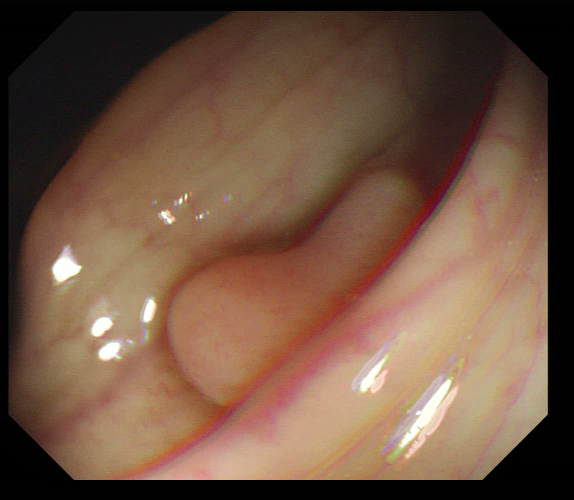
#> input picture dataset/test/Good/102.tiff, 574 x 500 px, given as the content of the folder dataset/test/Good/102.tiff, which was not available
$ python BoW.py --train_path dataset/test/Good/102.tiff --test_path dataset/test/Good/106.tiff
#> lines starting #> are read from the running program, lines starting #| are printed output that depends on the picture; pictures that were not available may be replaced by others from this repository, and a replacement may not be noted
import argparse
import cv2
import numpy as np
import os
from sklearn.cluster import KMeans
from sklearn.svm import SVC
from sklearn.preprocessing import StandardScaler
from matplotlib import pyplot as plt
from sklearn import svm, datasets
from sklearn.model_selection import train_test_split
from sklearn.metrics import confusion_matrix
from sklearn.utils.multiclass import unique_labels
from sklearn.metrics.pairwise import chi2_kernel
from sklearn.model_selection import GridSearchCV
from sklearn.metrics import accuracy_score

def getFiles(train, path):
    images = []
    count = 0
    for folder in os.listdir(path):
        for file in  os.listdir(os.path.join(path, folder)):
            images.append(os.path.join(path, os.path.join(folder, file)))

    if(train is True):
        np.random.shuffle(images)

    return images

def getDescriptors(sift, img):
    kp, des = sift.detectAndCompute(img, None)
    return des

def readImage(img_path):
    img = cv2.imread(img_path, 0)
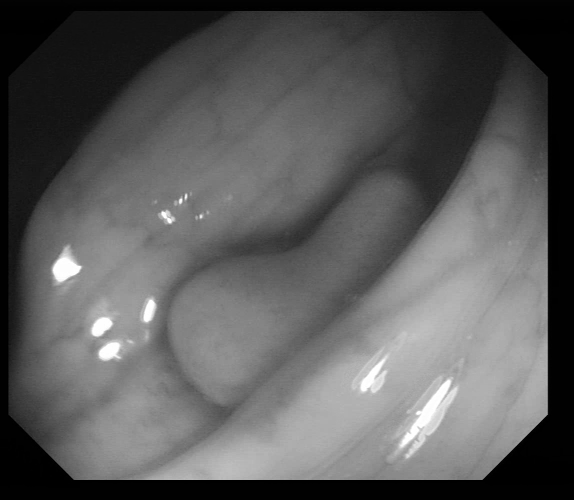
#> img: shape (500, 574); min 0, max 255, mean 90.1
    return cv2.resize(img,(150,150))
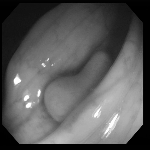
#> returned value: shape (150, 150); min 0, max 255, mean 90.1
#> in getDescriptors, `kp, des = sift.detectAndCompute(img, None)`: kp = 25 keypoints; strongest (x, y, size): (17, 80, 5), (39, 92, 2.6), (26, 98, 3.4), (139, 122, 6.5)

def vstackDescriptors(descriptor_list):
    descriptors = np.array(descriptor_list[0])
    for descriptor in descriptor_list[1:]:
        descriptors = np.vstack((descriptors, descriptor))
#> this loop made 0 passes

    return descriptors

def clusterDescriptors(descriptors, no_clusters):
#> (the run stopped early here; a loop or call above may not have finished)

$ run again, on dataset/test/Good/112.tiff
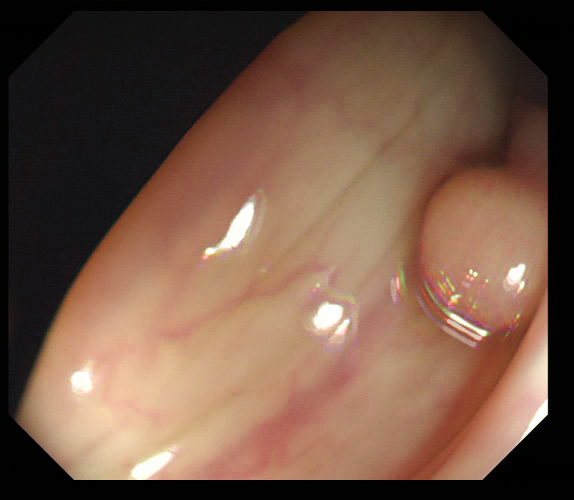
#> input picture dataset/test/Good/112.tiff, 574 x 500 px, given as the content of the folder dataset/test/Good/112.tiff, which was not available
#> in readImage, `img = cv2.imread(img_path, 0)`:
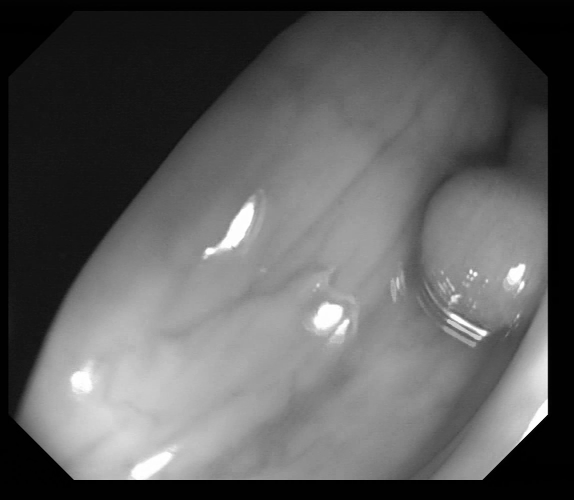
#> img: shape (500, 574); min 0, max 255, mean 93.4
#> in readImage, `return cv2.resize(img,(150,150))`:
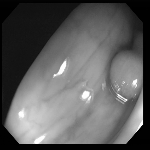
#> returned value: shape (150, 150); min 0, max 255, mean 93.3
#> kp = 20 keypoints; strongest (x, y, size): (141, 124, 2.2), (137, 122, 10), (25, 120, 22.5), (136, 83, 7.5)

$ run again, on dataset/test/Good/117.tiff
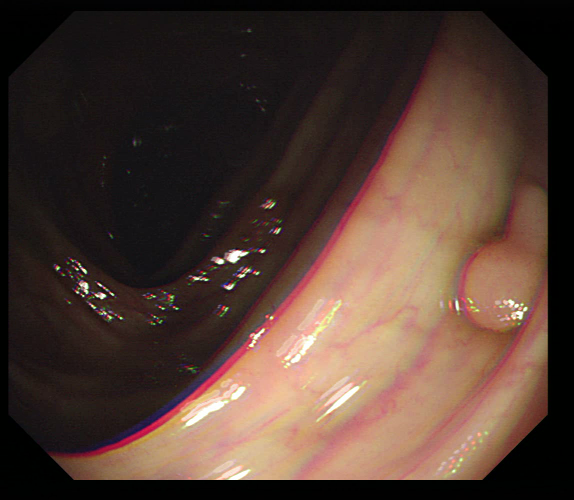
#> input picture dataset/test/Good/117.tiff, 574 x 500 px, given as the content of the folder dataset/test/Good/117.tiff, which was not available
#> in readImage, `img = cv2.imread(img_path, 0)`:
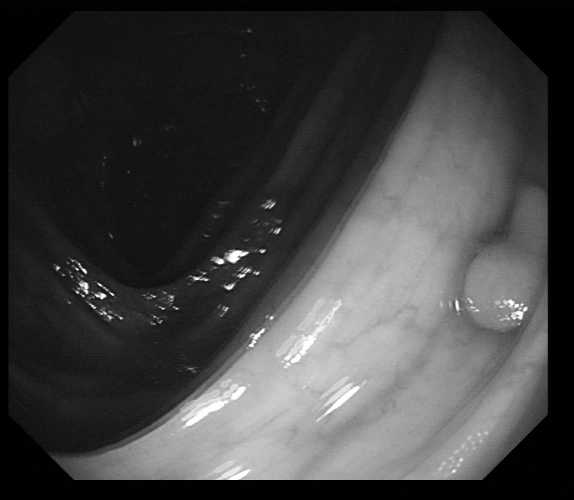
#> img: shape (500, 574); min 0, max 255, mean 66.2
#> in readImage, `return cv2.resize(img,(150,150))`:
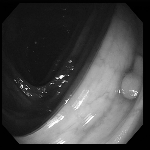
#> returned value: shape (150, 150); min 0, max 255, mean 66.1
#> kp = 21 keypoints; strongest (x, y, size): (61, 77, 2.4), (52, 123, 6.4), (135, 94, 1.9), (39, 136, 10)

$ run again, on dataset/test/Good/119.tiff
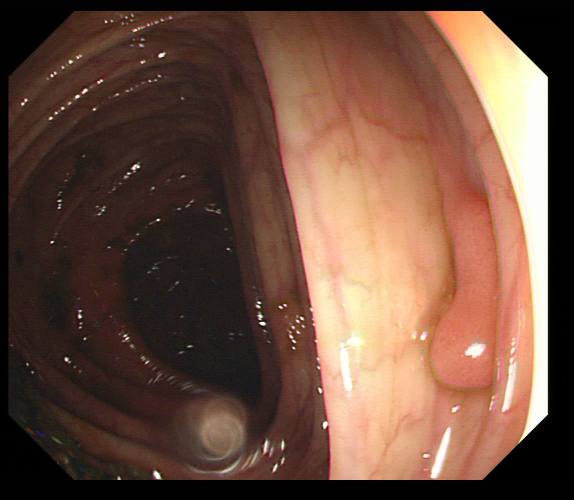
#> input picture dataset/test/Good/119.tiff, 574 x 500 px, given as the content of the folder dataset/test/Good/119.tiff, which was not available
#> in readImage, `img = cv2.imread(img_path, 0)`:
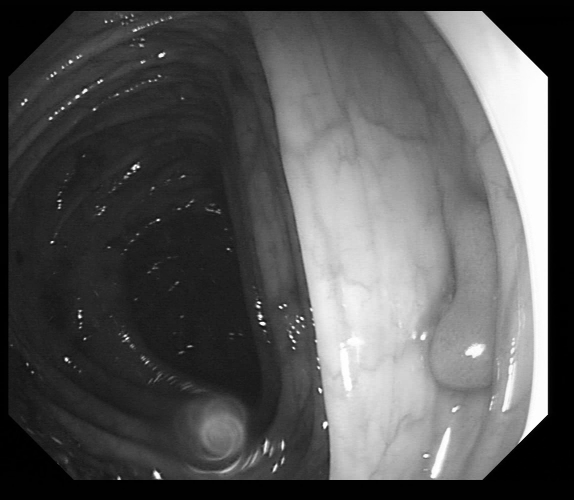
#> img: shape (500, 574); min 0, max 255, mean 86.6
#> in readImage, `return cv2.resize(img,(150,150))`:
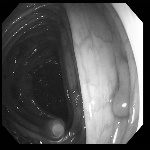
#> returned value: shape (150, 150); min 0, max 255, mean 86.5
#> kp = 36 keypoints; strongest (x, y, size): (140, 123, 4), (114, 142, 2.3), (116, 5, 4.3), (115, 137, 1.9)
